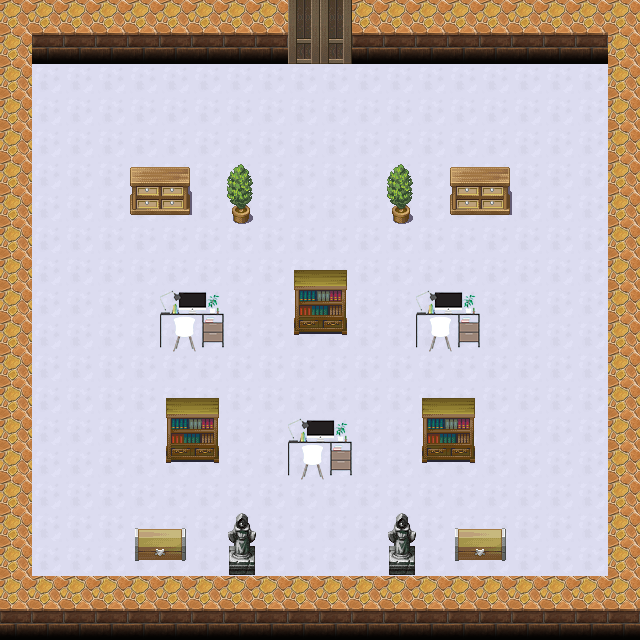

Tiled map render using the project's own tile images. Description and the whole map definition, tile-layer contents included, below:
An orthogonal 20x20 tile map with 32x32 px tiles, 4 tile layers (Collision, Floor, Wall, Computer), 3 tilesets.

<map version="1.2" tiledversion="1.2.5" orientation="orthogonal" renderorder="right-down" width="20" height="20" tilewidth="32" tileheight="32" infinite="0" nextlayerid="6" nextobjectid="1">
 <tileset firstgid="1" name="素材整合版" tilewidth="32" tileheight="32" tilecount="1024" columns="32">
  <image source="素材整合版.png" width="1024" height="1024" />
 </tileset>
 <tileset firstgid="1025" name="computer_desk322" tilewidth="32" tileheight="32" tilecount="4" columns="2">
  <image source="computer_desk322.png" width="64" height="64" />
 </tileset>
 <tileset firstgid="1029" name="collision_detection" tilewidth="32" tileheight="32" tilecount="576" columns="24">
  <image source="collision_detection.png" width="768" height="768" />
 </tileset>
 <layer id="5" name="Collision" width="20" height="20">
  <data encoding="csv">
0,0,0,0,0,0,0,0,0,0,0,0,0,0,0,0,0,0,0,0,
0,0,0,0,0,0,0,0,0,0,0,0,0,0,0,0,0,0,0,0,
0,0,0,0,0,0,0,0,0,0,0,0,0,0,0,0,0,0,0,0,
0,0,0,0,0,0,0,0,0,0,0,0,0,0,0,0,0,0,0,0,
0,0,0,0,0,0,0,0,0,0,0,0,0,0,0,0,0,0,0,0,
0,0,0,0,0,0,0,0,0,0,0,0,0,0,0,0,0,0,0,0,
0,0,0,0,0,0,0,0,0,0,0,0,0,0,0,0,0,0,0,0,
0,0,0,0,0,0,0,0,0,0,0,0,0,0,0,0,0,0,0,0,
0,0,0,0,0,0,0,0,0,0,0,0,0,0,0,0,0,0,0,0,
0,0,0,0,0,1029,1030,0,0,0,0,0,0,1031,1032,0,0,0,0,0,
0,0,0,0,0,1053,1054,0,0,0,0,0,0,1055,1056,0,0,0,0,0,
0,0,0,0,0,0,0,0,0,0,0,0,0,0,0,0,0,0,0,0,
0,0,0,0,0,0,0,0,0,0,0,0,0,0,0,0,0,0,0,0,
0,0,0,0,0,0,0,0,0,1033,1034,0,0,0,0,0,0,0,0,0,
0,0,0,0,0,0,0,0,0,1057,1058,0,0,0,0,0,0,0,0,0,
0,0,0,0,0,0,0,0,0,0,0,0,0,0,0,0,0,0,0,0,
0,0,0,0,0,0,0,0,0,0,0,0,0,0,0,0,0,0,0,0,
0,0,0,0,0,0,0,0,0,0,0,0,0,0,0,0,0,0,0,0,
0,0,0,0,0,0,0,0,0,0,0,0,0,0,0,0,0,0,0,0,
0,0,0,0,0,0,0,0,0,0,0,0,0,0,0,0,0,0,0,0
</data>
 </layer>
 <layer id="2" name="Floor" width="20" height="20">
  <data encoding="csv">
0,0,0,0,0,0,0,0,0,0,0,0,0,0,0,0,0,0,0,0,
0,0,0,0,0,0,0,0,0,0,0,0,0,0,0,0,0,0,0,0,
0,426,426,426,426,426,426,426,426,426,426,426,426,426,426,426,426,426,426,0,
0,426,426,426,426,426,426,426,426,426,426,426,426,426,426,426,426,426,426,0,
0,426,426,426,426,426,426,426,426,426,426,426,426,426,426,426,426,426,426,0,
0,426,426,426,426,426,426,426,426,426,426,426,426,426,426,426,426,426,426,0,
0,426,426,426,426,426,426,426,426,426,426,426,426,426,426,426,426,426,426,0,
0,426,426,426,426,426,426,426,426,426,426,426,426,426,426,426,426,426,426,0,
0,426,426,426,426,426,426,426,426,426,426,426,426,426,426,426,426,426,426,0,
0,426,426,426,426,426,426,426,426,426,426,426,426,426,426,426,426,426,426,0,
0,426,426,426,426,426,426,426,426,426,426,426,426,426,426,426,426,426,426,0,
0,426,426,426,426,426,426,426,426,426,426,426,426,426,426,426,426,426,426,0,
0,426,426,426,426,426,426,426,426,426,426,426,426,426,426,426,426,426,426,0,
0,426,426,426,426,426,426,426,426,426,426,426,426,426,426,426,426,426,426,0,
0,426,426,426,426,426,426,426,426,426,426,426,426,426,426,426,426,426,426,0,
0,426,426,426,426,426,426,426,426,426,426,426,426,426,426,426,426,426,426,0,
0,426,426,426,426,426,426,426,426,426,426,426,426,426,426,426,426,426,426,0,
0,426,426,426,426,426,426,426,426,426,426,426,426,426,426,426,426,426,426,0,
0,0,0,0,0,0,0,0,0,0,0,0,0,0,0,0,0,0,0,0,
0,0,0,0,0,0,0,0,0,0,0,0,0,0,0,0,0,0,0,0
</data>
 </layer>
 <layer id="1" name="Wall" width="20" height="20">
  <data encoding="csv">
66,66,66,66,66,66,66,66,66,493,493,66,66,66,66,66,66,66,66,66,
66,98,98,98,98,98,98,98,98,525,525,98,98,98,98,98,98,98,98,66,
66,0,0,0,0,0,0,0,0,0,0,0,0,0,0,0,0,0,0,66,
66,0,0,0,0,0,0,0,0,0,0,0,0,0,0,0,0,0,0,66,
66,0,0,0,0,0,0,0,0,0,0,0,0,0,0,0,0,0,0,66,
66,0,0,0,86,87,0,88,0,0,0,0,88,0,86,87,0,0,0,66,
66,0,0,0,118,119,0,120,0,0,0,0,120,0,118,119,0,0,0,66,
66,0,0,0,0,0,0,0,0,0,0,0,0,0,0,0,0,0,0,66,
66,0,0,0,0,0,0,0,0,903,904,0,0,0,0,0,0,0,0,66,
66,0,0,0,0,0,0,0,0,935,936,0,0,0,0,0,0,0,0,66,
66,0,0,0,0,0,0,0,0,967,968,0,0,0,0,0,0,0,0,66,
66,0,0,0,0,0,0,0,0,0,0,0,0,0,0,0,0,0,0,66,
66,0,0,0,0,903,904,0,0,0,0,0,0,903,904,0,0,0,0,66,
66,0,0,0,0,935,936,0,0,0,0,0,0,935,936,0,0,0,0,66,
66,0,0,0,0,967,968,0,0,0,0,0,0,967,968,0,0,0,0,66,
66,0,0,0,0,0,0,0,0,0,0,0,0,0,0,0,0,0,0,66,
66,0,0,0,150,151,0,520,0,0,0,0,520,0,150,151,0,0,0,66,
66,0,0,0,182,183,0,552,0,0,0,0,552,0,182,183,0,0,0,66,
66,66,66,66,66,66,66,66,66,66,66,66,66,66,66,66,66,66,66,66,
98,98,98,98,98,98,98,98,98,98,98,98,98,98,98,98,98,98,98,98
</data>
 </layer>
 <layer id="4" name="Computer" width="20" height="20">
  <data encoding="csv">
0,0,0,0,0,0,0,0,0,0,0,0,0,0,0,0,0,0,0,0,
0,0,0,0,0,0,0,0,0,0,0,0,0,0,0,0,0,0,0,0,
0,0,0,0,0,0,0,0,0,0,0,0,0,0,0,0,0,0,0,0,
0,0,0,0,0,0,0,0,0,0,0,0,0,0,0,0,0,0,0,0,
0,0,0,0,0,0,0,0,0,0,0,0,0,0,0,0,0,0,0,0,
0,0,0,0,0,0,0,0,0,0,0,0,0,0,0,0,0,0,0,0,
0,0,0,0,0,0,0,0,0,0,0,0,0,0,0,0,0,0,0,0,
0,0,0,0,0,0,0,0,0,0,0,0,0,0,0,0,0,0,0,0,
0,0,0,0,0,0,0,0,0,0,0,0,0,0,0,0,0,0,0,0,
0,0,0,0,0,1025,1026,0,0,0,0,0,0,1025,1026,0,0,0,0,0,
0,0,0,0,0,1027,1028,0,0,0,0,0,0,1027,1028,0,0,0,0,0,
0,0,0,0,0,0,0,0,0,0,0,0,0,0,0,0,0,0,0,0,
0,0,0,0,0,0,0,0,0,0,0,0,0,0,0,0,0,0,0,0,
0,0,0,0,0,0,0,0,0,1025,1026,0,0,0,0,0,0,0,0,0,
0,0,0,0,0,0,0,0,0,1027,1028,0,0,0,0,0,0,0,0,0,
0,0,0,0,0,0,0,0,0,0,0,0,0,0,0,0,0,0,0,0,
0,0,0,0,0,0,0,0,0,0,0,0,0,0,0,0,0,0,0,0,
0,0,0,0,0,0,0,0,0,0,0,0,0,0,0,0,0,0,0,0,
0,0,0,0,0,0,0,0,0,0,0,0,0,0,0,0,0,0,0,0,
0,0,0,0,0,0,0,0,0,0,0,0,0,0,0,0,0,0,0,0
</data>
 </layer>
</map>
